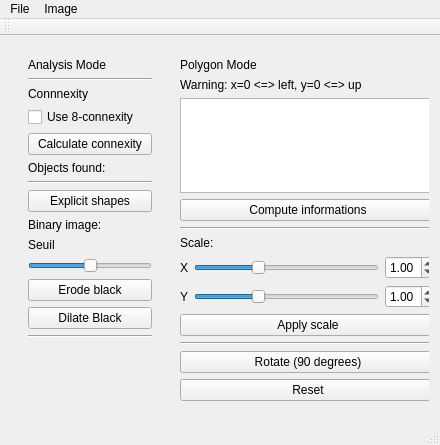
<?xml version="1.0" encoding="UTF-8"?>
<ui version="4.0">
 <class>MainWindow</class>
 <widget class="QMainWindow" name="MainWindow">
  <property name="geometry">
   <rect>
    <x>0</x>
    <y>0</y>
    <width>440</width>
    <height>445</height>
   </rect>
  </property>
  <property name="windowTitle">
   <string>MainWindow</string>
  </property>
  <widget class="QWidget" name="centralWidget">
   <layout class="QGridLayout" name="gridLayout">
    <item row="0" column="0">
     <layout class="QHBoxLayout" name="horizontalLayout">
      <item>
       <widget class="QWidget" name="widget_2" native="true">
        <layout class="QFormLayout" name="formLayout_2">
         <item row="0" column="1">
          <layout class="QVBoxLayout" name="verticalLayout_4">
           <item>
            <widget class="QLabel" name="label_6">
             <property name="text">
              <string>Analysis Mode</string>
             </property>
            </widget>
           </item>
           <item>
            <widget class="Line" name="line_3">
             <property name="orientation">
              <enum>Qt::Horizontal</enum>
             </property>
            </widget>
           </item>
           <item>
            <widget class="QLabel" name="label_7">
             <property name="text">
              <string>Connnexity</string>
             </property>
            </widget>
           </item>
           <item>
            <layout class="QHBoxLayout" name="horizontalLayout_4">
             <item>
              <widget class="QCheckBox" name="checkBox">
               <property name="text">
                <string>Use 8-connexity</string>
               </property>
              </widget>
             </item>
             <item>
              <widget class="QLabel" name="label_con4">
               <property name="text">
                <string/>
               </property>
               <property name="alignment">
                <set>Qt::AlignRight|Qt::AlignTrailing|Qt::AlignVCenter</set>
               </property>
              </widget>
             </item>
            </layout>
           </item>
           <item>
            <widget class="QPushButton" name="pushButton_4">
             <property name="toolTip">
              <string>&lt;html&gt;&lt;head/&gt;&lt;body&gt;&lt;p&gt;This will display the connexity on &lt;span style=&quot; font-weight:600;&quot;&gt;grey scale from the top left, without considering a background&lt;/span&gt;. The darker it is, the deeper it is.&lt;/p&gt;&lt;/body&gt;&lt;/html&gt;</string>
             </property>
             <property name="text">
              <string>Calculate connexity</string>
             </property>
            </widget>
           </item>
           <item>
            <layout class="QHBoxLayout" name="horizontalLayout_5">
             <item>
              <widget class="QLabel" name="label_8">
               <property name="text">
                <string>Objects found:</string>
               </property>
              </widget>
             </item>
             <item>
              <widget class="QLabel" name="label_con">
               <property name="text">
                <string/>
               </property>
               <property name="alignment">
                <set>Qt::AlignRight|Qt::AlignTrailing|Qt::AlignVCenter</set>
               </property>
              </widget>
             </item>
            </layout>
           </item>
           <item>
            <widget class="Line" name="line_4">
             <property name="orientation">
              <enum>Qt::Horizontal</enum>
             </property>
            </widget>
           </item>
           <item>
            <widget class="QPushButton" name="pushButton_5">
             <property name="toolTip">
              <string>&lt;html&gt;&lt;head/&gt;&lt;body&gt;&lt;p&gt;This will use a filter to explicit shapes on the corresponding &lt;span style=&quot; font-weight:600;&quot;&gt;grey scale image&lt;/span&gt;.&lt;/p&gt;&lt;/body&gt;&lt;/html&gt;</string>
             </property>
             <property name="text">
              <string>Explicit shapes</string>
             </property>
            </widget>
           </item>
           <item>
            <widget class="QLabel" name="label_9">
             <property name="text">
              <string>Binary image:</string>
             </property>
            </widget>
           </item>
           <item>
            <widget class="QLabel" name="label_10">
             <property name="text">
              <string>Seuil</string>
             </property>
            </widget>
           </item>
           <item>
            <widget class="QSlider" name="horizontalSlider_3">
             <property name="minimum">
              <number>1</number>
             </property>
             <property name="maximum">
              <number>254</number>
             </property>
             <property name="value">
              <number>128</number>
             </property>
             <property name="orientation">
              <enum>Qt::Horizontal</enum>
             </property>
            </widget>
           </item>
           <item>
            <widget class="QPushButton" name="pushButton_6">
             <property name="text">
              <string>Erode black</string>
             </property>
            </widget>
           </item>
           <item>
            <widget class="QPushButton" name="pushButton_7">
             <property name="text">
              <string>Dilate Black</string>
             </property>
            </widget>
           </item>
           <item>
            <widget class="Line" name="line_5">
             <property name="orientation">
              <enum>Qt::Horizontal</enum>
             </property>
            </widget>
           </item>
          </layout>
         </item>
        </layout>
       </widget>
      </item>
      <item>
       <widget class="QWidget" name="widget" native="true">
        <property name="minimumSize">
         <size>
          <width>0</width>
          <height>0</height>
         </size>
        </property>
        <layout class="QFormLayout" name="formLayout">
         <item row="0" column="0">
          <layout class="QVBoxLayout" name="verticalLayout_2">
           <item>
            <widget class="QLabel" name="label">
             <property name="text">
              <string>Polygon Mode</string>
             </property>
            </widget>
           </item>
           <item>
            <widget class="QLabel" name="label_5">
             <property name="text">
              <string>Warning: x=0 &lt;=&gt; left, y=0 &lt;=&gt; up</string>
             </property>
            </widget>
           </item>
           <item>
            <spacer name="verticalSpacer">
             <property name="orientation">
              <enum>Qt::Vertical</enum>
             </property>
             <property name="sizeHint" stdset="0">
              <size>
               <width>20</width>
               <height>40</height>
              </size>
             </property>
            </spacer>
           </item>
           <item>
            <widget class="QTextEdit" name="textEdit">
             <property name="readOnly">
              <bool>true</bool>
             </property>
            </widget>
           </item>
           <item>
            <widget class="QPushButton" name="pushButton_3">
             <property name="toolTip">
              <string>&lt;html&gt;&lt;head/&gt;&lt;body&gt;&lt;p&gt;This will display polygon informations.&lt;/p&gt;&lt;/body&gt;&lt;/html&gt;</string>
             </property>
             <property name="text">
              <string>Compute informations</string>
             </property>
            </widget>
           </item>
           <item>
            <widget class="Line" name="line_2">
             <property name="orientation">
              <enum>Qt::Horizontal</enum>
             </property>
            </widget>
           </item>
           <item>
            <widget class="QLabel" name="label_2">
             <property name="text">
              <string>Scale:</string>
             </property>
            </widget>
           </item>
           <item>
            <layout class="QHBoxLayout" name="horizontalLayout_2">
             <item>
              <widget class="QLabel" name="label_3">
               <property name="text">
                <string>X</string>
               </property>
              </widget>
             </item>
             <item>
              <widget class="QSlider" name="horizontalSlider">
               <property name="minimum">
                <number>50</number>
               </property>
               <property name="maximum">
                <number>200</number>
               </property>
               <property name="value">
                <number>100</number>
               </property>
               <property name="orientation">
                <enum>Qt::Horizontal</enum>
               </property>
              </widget>
             </item>
             <item>
              <widget class="QDoubleSpinBox" name="doubleSpinBox">
               <property name="minimum">
                <double>0.500000000000000</double>
               </property>
               <property name="maximum">
                <double>2.000000000000000</double>
               </property>
               <property name="singleStep">
                <double>0.100000000000000</double>
               </property>
               <property name="value">
                <double>1.000000000000000</double>
               </property>
              </widget>
             </item>
            </layout>
           </item>
           <item>
            <layout class="QHBoxLayout" name="horizontalLayout_3">
             <item>
              <widget class="QLabel" name="label_4">
               <property name="text">
                <string>Y</string>
               </property>
              </widget>
             </item>
             <item>
              <widget class="QSlider" name="horizontalSlider_2">
               <property name="minimum">
                <number>50</number>
               </property>
               <property name="maximum">
                <number>200</number>
               </property>
               <property name="value">
                <number>100</number>
               </property>
               <property name="orientation">
                <enum>Qt::Horizontal</enum>
               </property>
              </widget>
             </item>
             <item>
              <widget class="QDoubleSpinBox" name="doubleSpinBox_2">
               <property name="minimum">
                <double>0.500000000000000</double>
               </property>
               <property name="maximum">
                <double>2.000000000000000</double>
               </property>
               <property name="singleStep">
                <double>0.100000000000000</double>
               </property>
               <property name="value">
                <double>1.000000000000000</double>
               </property>
              </widget>
             </item>
            </layout>
           </item>
           <item>
            <widget class="QPushButton" name="pushButton_2">
             <property name="text">
              <string>Apply scale</string>
             </property>
            </widget>
           </item>
           <item>
            <widget class="Line" name="line">
             <property name="orientation">
              <enum>Qt::Horizontal</enum>
             </property>
            </widget>
           </item>
           <item>
            <widget class="QPushButton" name="pushButton">
             <property name="text">
              <string>Rotate (90 degrees)</string>
             </property>
            </widget>
           </item>
           <item>
            <widget class="QPushButton" name="pushButton_reset">
             <property name="text">
              <string>Reset</string>
             </property>
            </widget>
           </item>
          </layout>
         </item>
        </layout>
       </widget>
      </item>
     </layout>
    </item>
   </layout>
  </widget>
  <widget class="QMenuBar" name="menuBar">
   <property name="geometry">
    <rect>
     <x>0</x>
     <y>0</y>
     <width>440</width>
     <height>21</height>
    </rect>
   </property>
   <widget class="QMenu" name="menuFile">
    <property name="title">
     <string>File</string>
    </property>
    <addaction name="actionLoad"/>
    <addaction name="actionSave"/>
    <addaction name="actionClear"/>
   </widget>
   <widget class="QMenu" name="menuImage">
    <property name="title">
     <string>Image</string>
    </property>
    <addaction name="actionPolygon_Mode"/>
    <addaction name="actionAnalysis_Mode"/>
   </widget>
   <addaction name="menuFile"/>
   <addaction name="menuImage"/>
  </widget>
  <widget class="QToolBar" name="mainToolBar">
   <attribute name="toolBarArea">
    <enum>TopToolBarArea</enum>
   </attribute>
   <attribute name="toolBarBreak">
    <bool>false</bool>
   </attribute>
  </widget>
  <widget class="QStatusBar" name="statusBar"/>
  <action name="actionLoad">
   <property name="text">
    <string>Load...</string>
   </property>
  </action>
  <action name="actionSave">
   <property name="text">
    <string>Save...</string>
   </property>
  </action>
  <action name="actionClear">
   <property name="text">
    <string>Clear</string>
   </property>
  </action>
  <action name="actionPolygon_Mode">
   <property name="checkable">
    <bool>true</bool>
   </property>
   <property name="text">
    <string>Polygon Mode</string>
   </property>
  </action>
  <action name="actionAnalysis_Mode">
   <property name="checkable">
    <bool>true</bool>
   </property>
   <property name="text">
    <string>Analysis Mode</string>
   </property>
  </action>
 </widget>
 <layoutdefault spacing="6" margin="11"/>
 <resources/>
 <connections/>
</ui>
